Frame 1 (no input): blank canvas, image omitted
Frame 60 (the mouse pressed at the canvas centre just before this capture): blank canvas, image omitted
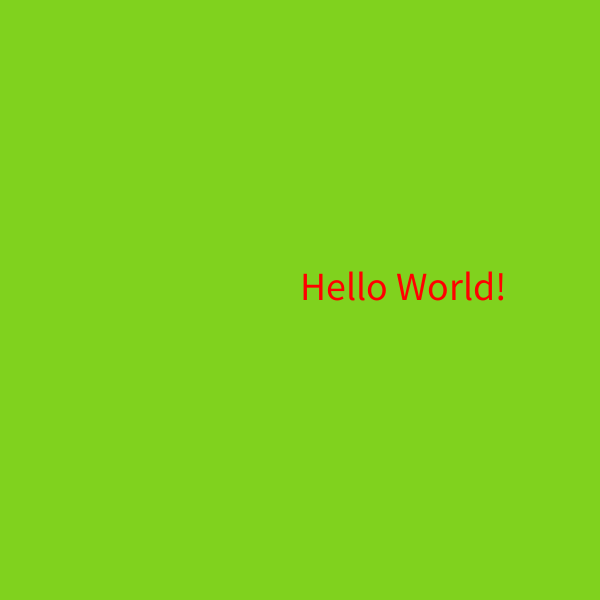
Frame 120 (the mouse held since frame 60 and released just before this capture)

The Processing sketch whose frames 1 and 60 were blank and that drew this single picture after the mouse press (run headless with seeded random() and noise(); from frame 60 on, the mouse is pressed at the canvas centre):

// Processing sketch: HelloWorldProc
// ── HelloWorldProc.pde
void setup()
{
  /* Sets size window to 600x600 pixels and sets text size*/
  size(600,600);
  textSize(40);
}

void draw()
{
  /*Draws a beautiful background*/
  background(128,210,30);
  /*Draws a red "Hello World!" at the mouse position*/
  fill(255,0,0);
  text("Hello World!", mouseX,mouseY);
}
